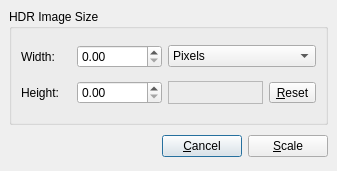
<ui version="4.0" >
 <class>ResizeDialog</class>
 <widget class="QDialog" name="ResizeDialog" >
  <property name="geometry" >
   <rect>
    <x>0</x>
    <y>0</y>
    <width>337</width>
    <height>171</height>
   </rect>
  </property>
  <property name="windowTitle" >
   <string>Scale Image</string>
  </property>
  <property name="windowIcon" >
   <iconset resource="../icons.qrc" >:/new/prefix1/images/qtpfsgui.png</iconset>
  </property>
  <property name="modal" >
   <bool>true</bool>
  </property>
  <layout class="QVBoxLayout" >
   <property name="margin" >
    <number>9</number>
   </property>
   <property name="spacing" >
    <number>6</number>
   </property>
   <item>
    <widget class="QGroupBox" name="groupBox" >
     <property name="title" >
      <string>HDR Image Size</string>
     </property>
     <layout class="QVBoxLayout" >
      <property name="margin" >
       <number>9</number>
      </property>
      <property name="spacing" >
       <number>6</number>
      </property>
      <item>
       <layout class="QHBoxLayout" >
        <property name="margin" >
         <number>0</number>
        </property>
        <property name="spacing" >
         <number>6</number>
        </property>
        <item>
         <layout class="QHBoxLayout" >
          <property name="margin" >
           <number>0</number>
          </property>
          <property name="spacing" >
           <number>6</number>
          </property>
          <item>
           <widget class="QLabel" name="label" >
            <property name="minimumSize" >
             <size>
              <width>50</width>
              <height>0</height>
             </size>
            </property>
            <property name="text" >
             <string>Width:</string>
            </property>
           </widget>
          </item>
          <item>
           <widget class="QDoubleSpinBox" name="widthSpinBox" >
            <property name="minimumSize" >
             <size>
              <width>85</width>
              <height>0</height>
             </size>
            </property>
            <property name="maximumSize" >
             <size>
              <width>85</width>
              <height>16777215</height>
             </size>
            </property>
           </widget>
          </item>
         </layout>
        </item>
        <item>
         <widget class="QComboBox" name="px_or_percentage" >
          <property name="sizePolicy" >
           <sizepolicy>
            <hsizetype>3</hsizetype>
            <vsizetype>0</vsizetype>
            <horstretch>0</horstretch>
            <verstretch>0</verstretch>
           </sizepolicy>
          </property>
          <item>
           <property name="text" >
            <string>Pixels</string>
           </property>
          </item>
          <item>
           <property name="text" >
            <string>Percent</string>
           </property>
          </item>
         </widget>
        </item>
       </layout>
      </item>
      <item>
       <layout class="QHBoxLayout" >
        <property name="margin" >
         <number>0</number>
        </property>
        <property name="spacing" >
         <number>6</number>
        </property>
        <item>
         <layout class="QHBoxLayout" >
          <property name="margin" >
           <number>0</number>
          </property>
          <property name="spacing" >
           <number>6</number>
          </property>
          <item>
           <widget class="QLabel" name="label_2" >
            <property name="sizePolicy" >
             <sizepolicy>
              <hsizetype>0</hsizetype>
              <vsizetype>5</vsizetype>
              <horstretch>0</horstretch>
              <verstretch>0</verstretch>
             </sizepolicy>
            </property>
            <property name="minimumSize" >
             <size>
              <width>50</width>
              <height>0</height>
             </size>
            </property>
            <property name="text" >
             <string>Height:</string>
            </property>
           </widget>
          </item>
          <item>
           <widget class="QDoubleSpinBox" name="heightSpinBox" >
            <property name="sizePolicy" >
             <sizepolicy>
              <hsizetype>0</hsizetype>
              <vsizetype>0</vsizetype>
              <horstretch>0</horstretch>
              <verstretch>0</verstretch>
             </sizepolicy>
            </property>
            <property name="minimumSize" >
             <size>
              <width>85</width>
              <height>0</height>
             </size>
            </property>
            <property name="maximumSize" >
             <size>
              <width>85</width>
              <height>16777215</height>
             </size>
            </property>
           </widget>
          </item>
         </layout>
        </item>
        <item>
         <widget class="QLabel" name="sizepreview" >
          <property name="frameShape" >
           <enum>QFrame::StyledPanel</enum>
          </property>
          <property name="frameShadow" >
           <enum>QFrame::Sunken</enum>
          </property>
         </widget>
        </item>
        <item>
         <widget class="QToolButton" name="restoredefault" >
          <property name="toolTip" >
           <string>Restore original size</string>
          </property>
          <property name="text" >
           <string>&amp;Reset</string>
          </property>
          <property name="icon" >
           <iconset resource="../icons.qrc" >:/new/prefix1/images/undo.png</iconset>
          </property>
          <property name="toolButtonStyle" >
           <enum>Qt::ToolButtonTextBesideIcon</enum>
          </property>
         </widget>
        </item>
       </layout>
      </item>
     </layout>
    </widget>
   </item>
   <item>
    <layout class="QHBoxLayout" >
     <property name="margin" >
      <number>0</number>
     </property>
     <property name="spacing" >
      <number>6</number>
     </property>
     <item>
      <spacer>
       <property name="orientation" >
        <enum>Qt::Horizontal</enum>
       </property>
       <property name="sizeHint" >
        <size>
         <width>117</width>
         <height>31</height>
        </size>
       </property>
      </spacer>
     </item>
     <item>
      <widget class="QPushButton" name="cancelButton" >
       <property name="text" >
        <string>&amp;Cancel</string>
       </property>
      </widget>
     </item>
     <item>
      <widget class="QPushButton" name="scaleButton" >
       <property name="text" >
        <string>&amp;Scale</string>
       </property>
      </widget>
     </item>
    </layout>
   </item>
  </layout>
 </widget>
 <resources>
  <include location="../icons.qrc" />
 </resources>
 <connections>
  <connection>
   <sender>cancelButton</sender>
   <signal>clicked()</signal>
   <receiver>ResizeDialog</receiver>
   <slot>reject()</slot>
   <hints>
    <hint type="sourcelabel" >
     <x>264</x>
     <y>112</y>
    </hint>
    <hint type="destinationlabel" >
     <x>179</x>
     <y>148</y>
    </hint>
   </hints>
  </connection>
 </connections>
</ui>
